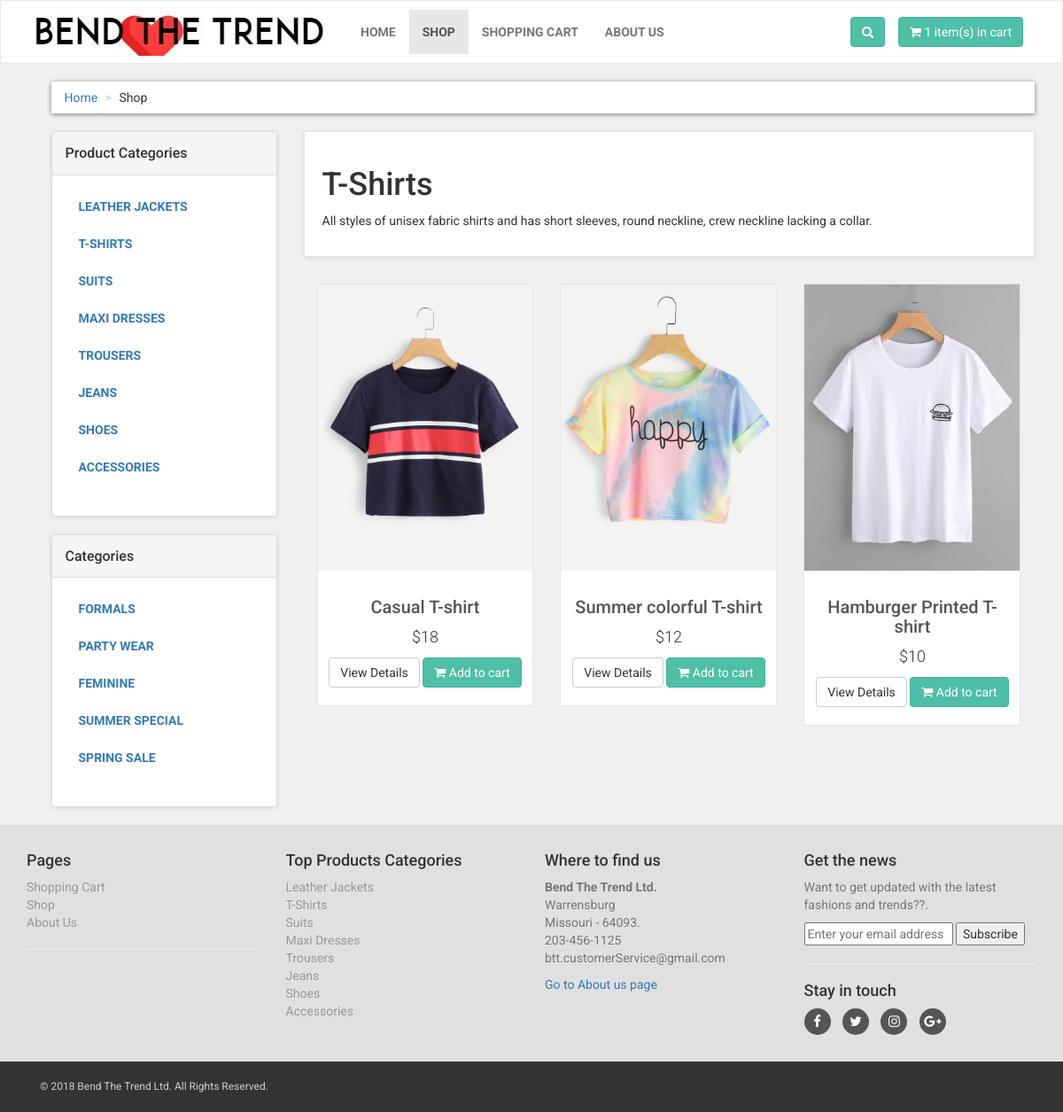
The app's page /Bend_The_Trend/shop.php?p_cat=2 with its own data.
### tables this page shows
CREATE TABLE `product_categories` (
  `p_cat_id` int(10) NOT NULL,
  `p_cat_title` text NOT NULL,
  `p_cat_desc` text NOT NULL
);

CREATE TABLE `categories` (
  `cat_id` int(10) NOT NULL,
  `cat_title` text NOT NULL,
  `cat_desc` text NOT NULL
);

CREATE TABLE `products` (
  `product_id` int(10) NOT NULL,
  `p_cat_id` int(10) NOT NULL,
  `cat_id` int(10) NOT NULL,
  `date` timestamp NOT NULL DEFAULT CURRENT_TIMESTAMP ON UPDATE CURRENT_TIMESTAMP,
  `product_title` text NOT NULL,
  `product_img1` text NOT NULL,
  `product_img2` text NOT NULL,
  `product_img3` text NOT NULL,
  `product_price` int(10) NOT NULL,
  `product_desc` text NOT NULL,
  `product_keywords` text NOT NULL
);

### Bend_The_Trend/includes/DatabaseClass.php (the view, shortened to what this page needs)
<?php
	class DatabaseClass{
		protected static $connection;
		public function connect(){
			if(!isset(self::$connection)){
				include("includes/dbConfig.php");
				self::$connection = new mysqli($host,$username,$password,$dbname);
			}
			return self::$connection;
		}
		public function totalItems(){
			$connection = $this -> connect();
			$get_items = "select * from cart";
			$run_items = mysqli_query($connection,$get_items);
			$count_items = mysqli_num_rows($run_items);
			echo $count_items;
		}
		public function get_Product_Category_Specific_Displays(){
			$connection = $this -> connect();
			if(isset($_GET['p_cat'])){
				$p_cat_id = $_GET['p_cat'];
				$get_p_cat = "select * from product_categories where p_cat_id='$p_cat_id'";
				$run_p_cat = mysqli_query($connection,$get_p_cat);
				$row_p_cat = mysqli_fetch_array($run_p_cat);
				$p_cat_title = $row_p_cat['p_cat_title'];
				$p_cat_desc = $row_p_cat['p_cat_desc'];
				$get_products = "select * from products where p_cat_id='$p_cat_id' order by rand() LIMIT 0,3";
				$run_products = mysqli_query($connection,$get_products);
				$count = mysqli_num_rows($run_products);
				if($count==0){
					echo "
					<div class='box'>
						<h1> No Product Found In This Product Category. We will consider your request and order them soon. Thank you for your patience. </h1>
					</div>
					";
				}else{
					echo "
					<div class='box'>
						<h1>$p_cat_title</h1>
						<p>$p_cat_desc</p>
					</div>
					";
				}
				while($row_products = mysqli_fetch_array($run_products)){
					$pro_id = $row_products['product_id'];
					$pro_title = $row_products['product_title'];
					$pro_price = $row_products['product_price'];
					$pro_img1 = $row_products['product_img1'];
					echo "
					<div class='col-md-4 col-sm-6 center-responsive'>
						<div class='product'>
							<a href='details.php?pro_id=$pro_id'>
								<img src='images/product_images/$pro_img1' class='img-responsive'>
							</a>
							<div class='text'>
								<h3><a href='details.php?pro_id=$pro_id'> $pro_title </a></h3>
								<p class='price'>$$pro_price</p>
								<p class='buttons'>
									<a href='details.php?pro_id=$pro_id' class='btn btn-default'> View Details </a>
									<a href='details.php?pro_id=$pro_id' class='btn btn-primary'>
										<i class='fa fa-shopping-cart'></i> Add to cart
									</a>
								</p>
							</div>
						</div>
					</div>
					";
				}
			}
		}
		public function getProductCategories(){
			$connection = $this -> connect();
			$get_p_cats = "select * from product_categories";
			$run_p_cats = mysqli_query($connection,$get_p_cats);
			while($row_p_cats = mysqli_fetch_array($run_p_cats)){
				$p_cat_id = $row_p_cats['p_cat_id'];
				$p_cat_title = $row_p_cats['p_cat_title'];
				echo "<li><a href='shop.php?p_cat=$p_cat_id'> $p_cat_title </a></li>";
			}
		}
		public function getCategories(){
			$connection = $this -> connect();
			$get_cats = "select * from categories";
			$run_cats = mysqli_query($connection,$get_cats);
			while($row_cats = mysqli_fetch_array($run_cats)){
				$cat_id = $row_cats['cat_id'];
				$cat_title = $row_cats['cat_title'];
				echo "<li><a href='shop.php?cat=$cat_id'>$cat_title</a></li>";
			}
		}
	}
?>

### Bend_The_Trend/includes/footer.php (shortened to what this page needs)
<?php
	$dbObj = new DatabaseClass();
	$con = $dbObj->connect();
?>
<div id="footer">
    <div class="container">
        <div class="row" >
            <div class="col-md-3 col-sm-6" >
                <h4>Pages</h4>
                <ul>
                    <li><a href="cart.php">Shopping Cart</a></li>
                    <li><a href="shop.php">Shop</a></li>
					<li><a href="about.php">About Us</a></li>
                </ul>
                <hr>
            </div>
            <div class="col-md-3 col-sm-6">
                <h4> Top Products Categories </h4>
                <ul>
                    <?php
						$get_p_cats = "select * from product_categories";
						$run_p_cats = mysqli_query($con,$get_p_cats);
						while($row_p_cats = mysqli_fetch_array($run_p_cats)){
							$p_cat_id = $row_p_cats['p_cat_id'];
							$p_cat_title = $row_p_cats['p_cat_title'];
							echo "<li> <a href='shop.php?p_cat=$p_cat_id'> $p_cat_title </a> </li>";
						}
                    ?>
                </ul>
            </div>
            <div class="col-md-3 col-sm-6">
                <h4>Where to find us</h4>
                <p class="text-muted">
                    <strong>Bend The Trend Ltd.</strong>
                    <br>Warrensburg
                    <br>Missouri - 64093.
                    <br>203-456-1125
                    <br>btt.customerService@gmail.com
                 </p>
                <a href="about.php">Go to About us page</a>
            </div>
            <div class="col-md-3 col-sm-6">
                <h4>Get the news</h4>
                <p class="text-muted">Want to get updated with the latest fashions and trends??.</p>
					<form action="subscribe.php" method="post">
						<input type="email" name="email" id="email" required placeholder="Enter your email address ">
						<input value="Subscribe" type="submit">
					</form>
                <hr>
                <h4> Stay in touch </h4>
                <p class="social">
                    <a href="https://www.facebook.com"><i class="fa fa-facebook"></i></a>
                    <a href="https://twitter.com"><i class="fa fa-twitter"></i></a>
                    <a href="https://www.instagram.com"><i class="fa fa-instagram"></i></a>
                    <a href="https://plus.google.com"><i class="fa fa-google-plus"></i></a>
				</p>
            </div>
        </div>
    </div>
</div>
<div id="copyright">
    <div class="container" >
        <div class="col-md-6" >
            <p class="pull-left"> &copy; 2018 Bend The Trend Ltd. All Rights Reserved.</p>
        </div>
    </div>
</div>

### Bend_The_Trend/styles/style.css (style rules this page uses)
body { font-family: "Roboto", Helvetica, Arial, sans-serif; font-size: 14px; line-height: 1.42857143; color: #333333; background-color: #f0f0f0; overflow-x: hidden; }
.btn-primary { color:rgb(255, 255, 255); background-color:rgb(79, 191, 168); border-color:rgb(65, 179, 156); }
.box { background: #fff; margin: 0 0 30px; border: solid 1px #e6e6e6; box-sizing: border-box; padding:20px; box-shadow: 0 1px 5px rgba(0, 0, 0, 0.1); }
#content .product { background:#fff; border: solid 1px #e6e6e6; box-sizing: border-box; margin-bottom: 30px; }
#content .product .text p.price { font-size:18px; text-align:center; font-weight:300; }
#content .product .text .buttons { clear:both; text-align:center; }
#content .product .text h3 { text-align:center; font-size:20px; }
#content .product .text h3 a { color:rgb(85, 85, 85); }
#content .product .text { padding:10px 10px 0px; }
#content .product .text .buttons .btn { margin-bottom:10px; }
#content .panel.sidebar-menu ul.nav.category-menu li a { text-transform: uppercase; font-weight: bold; }
#footer { background: #e0e0e0; padding: 20px 0; }
#footer ul { padding-left: 0; list-style: none; }
#footer ul a { color:#999999; padding: 20px 0; }
#footer .social { text-align: left; }
#footer .social a { margin: 0 10px 0 0; color: #fff; display: inline-block; width: 30px; height: 30px; border-radius: 15px; line-height: 30px; font-size: 15px; text-align: center; transition: all 0.2s ease-out; vertical-align: bottom; background-color:#555555; }
#copyright { background:#333; color:#ccc; padding:20px 0; font-size:12px; }
#copyright p { margin: 0; }

### records on screen
product_categories: p_cat_title "LEATHER JACKETS", p_cat_title "Leather Jackets"
product_categories: p_cat_title "T-SHIRTS", p_cat_title "T-Shirts", p_cat_desc "All styles of unisex fabric shirts and has short sleeves, round neckline, crew neckline lacking a collar."
product_categories: p_cat_title "SUITS", p_cat_title "Suits"
product_categories: p_cat_title "MAXI DRESSES", p_cat_title "Maxi Dresses"
product_categories: p_cat_title "TROUSERS", p_cat_title "Trousers"
product_categories: p_cat_title "JEANS", p_cat_title "Jeans"
product_categories: p_cat_title "SHOES", p_cat_title "Shoes"
product_categories: p_cat_title "ACCESSORIES", p_cat_title "Accessories"
categories: cat_title "FORMALS"
categories: cat_title "PARTY WEAR"
categories: cat_title "FEMININE"
categories: cat_title "SUMMER SPECIAL"
categories: cat_title "SPRING SALE"
products: product_img1 (picture), product_title "Casual T-shirt", product_price "18"
products: product_img1 (picture), product_title "Summer colorful T-shirt", product_price "12"
products: product_img1 (picture), product_title "Hamburger Printed T-shirt", product_price "10"

### other values on screen
$count_items "1"
